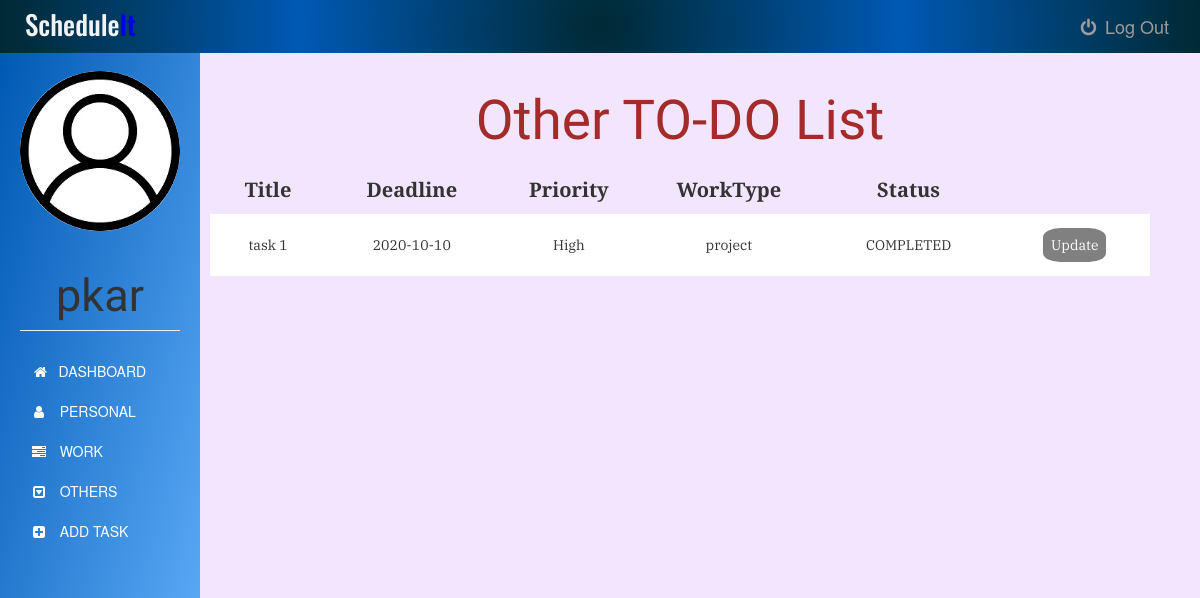
/othertask (signed in), run on an earlier commit of the app's database.
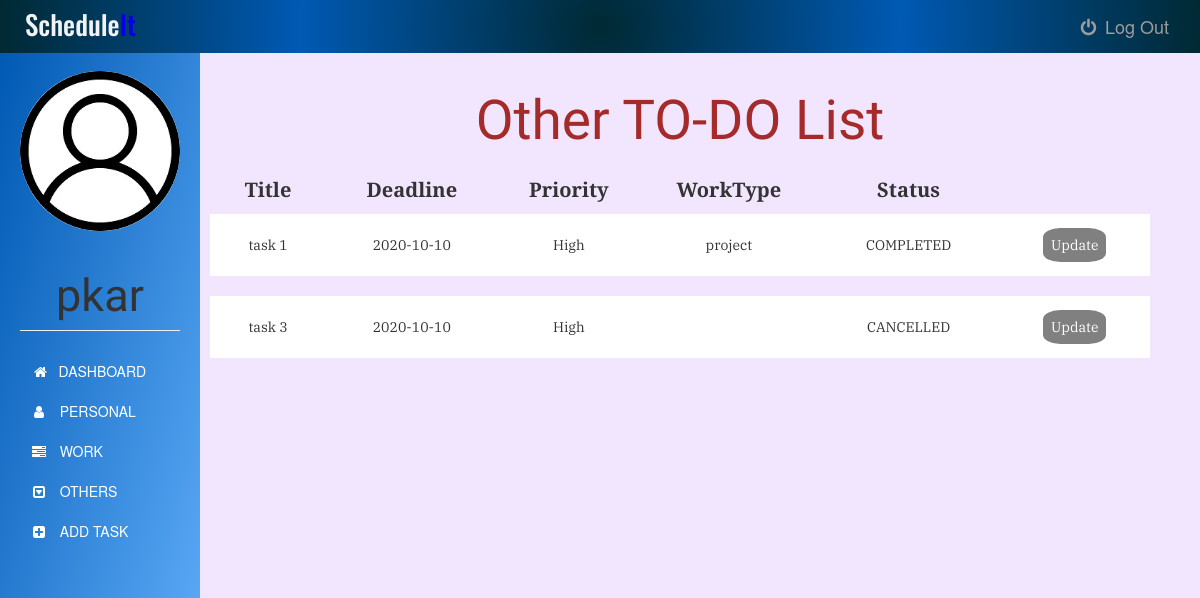
And on a later commit of the database.
### app.py (models this page shows)
class Task(db.Model):
    id = db.Column(db.Integer, primary_key=True)
    title = db.Column(db.Text, nullable=False)
    date = db.Column(db.Date, nullable=False)
    content = db.Column(db.Text, nullable=False)
    WorkType = db.Column(db.Text, nullable=False)
    priority = db.Column(db.Text)
    status = db.Column(db.Text, nullable=False, default='NEW')
    user_id = db.Column(db.Integer, db.ForeignKey('user.id'), nullable=False)

### app.py (the view)
@app.route('/othertask', methods=['GET', 'POST'])
@login_required
def othertask():
    tasks = Task.query.filter_by(user_id=current_user.id)
    return render_template('other.html', tasks=tasks ,name=current_user.username, tdate=date.today())

### app.py (called while the page is built)
@login_manager.user_loader
def load_user(user_id):
    return User.query.get(int(user_id))

### templates/other.html (shortened to what the changed rows need)
{% extends "bootstrap/base.html" %}
{% block styles %}
{{super()}}
<link rel="stylesheet" href="{{url_for('.static', filename='personal.css')}}">
<link rel="stylesheet" href="https://maxcdn.bootstrapcdn.com/font-awesome/4.7.0/css/font-awesome.min.css">
{% endblock %}
{% block content %}
    <div class="container-fluid">
      <div class="row">
        <nav class=" sidebar">
          <div class="image img-cir img-120">
            <center>
              <h1 class="page-header">{{ name }}</h1>
            </center>
          </div>
        </nav>
        <div class="col-sm-9 col-sm-offset-3 col-md-10 col-md-offset-2 main">
          	<center><h1>Other TO-DO List</h1></center>
          	<table>
              <thead>
            		<tr>
            			<th>Title</th>
            			<th>Deadline</th>
            			<th>Priority</th>
                  <th>WorkType</th>
                  <th>Status</th>
            		</tr>
              </thead>
              <tbody>
            		{% for task in tasks %}
            			{% if task.WorkType != "Work" and task.WorkType != "Personal" %}
            				<tr>
  		          			<td>{{task.title}}</td>
  		          			<td>{{task.date}}</td>
  		          			<td>{{task.priority}}</td>
                      <td>{{task.WorkType}}</td>
                      {% if tdate > task.date and (task.status !="CANCELLED" or task.status !="COMPLETED") %}
                        <td class="status">NOT COMPLETED</td>
                      {% else %}
                        <td class="status">{{task.status}}</td>
                      {% endif %}
                      {% if (task.status == "NEW" or task.status == "IN PROGRESS" or task.status == "NOT STARTED") and tdate <= task.date %}
                        <td><a href="{{ url_for('update_task', task_id=task.id) }}">Update</a></td>
                      {% else %}
                        <td><a class="arcup" href="#">Update</a></td>
                      {% endif %}
  		          		</tr>
                    <tr class="spacer">
                    <tr>
  		          	{% endif %}
  		        {% endfor %}
            </tbody>
          	</table>
        </div>
      </div>
    </div>
{% endblock %}

What changed in the data, as far as the page shows it:
added Task: title "task 3", date "2020-10-10", priority "High", status "CANCELLED", shows "Update"
